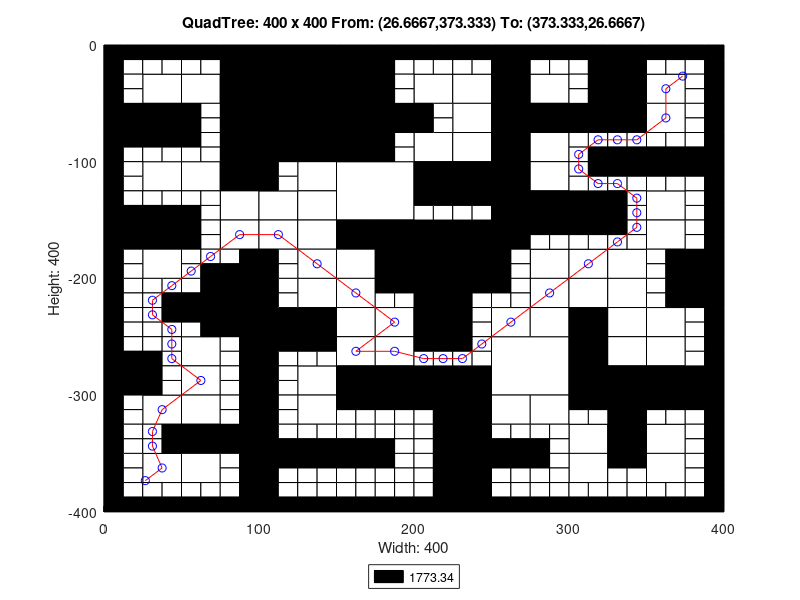

MATLAB code to generate this figure:
axis([0 400 -400 0]);
title('QuadTree: 400 x 400 From: (26.6667,373.333) To: (373.333,26.6667)');
xlabel('Width: 400');
ylabel('Height: 400');
rectangle('Position',[100 -50 50 50], 'FaceColor',[0 0 0]);
rectangle('Position',[100 -100 50 50], 'FaceColor',[0 0 0]);
rectangle('Position',[150 -150 50 50], 'FaceColor',[1 1 1]);
rectangle('Position',[200 -200 50 50], 'FaceColor',[0 0 0]);
rectangle('Position',[250 -300 50 50], 'FaceColor',[1 1 1]);
rectangle('Position',[25 -50 25 25], 'FaceColor',[1 1 1]);
rectangle('Position',[75 -25 25 25], 'FaceColor',[0 0 0]);
rectangle('Position',[50 -50 25 25], 'FaceColor',[1 1 1]);
rectangle('Position',[75 -50 25 25], 'FaceColor',[0 0 0]);
rectangle('Position',[0 -75 25 25], 'FaceColor',[0 0 0]);
rectangle('Position',[25 -75 25 25], 'FaceColor',[0 0 0]);
rectangle('Position',[75 -75 25 25], 'FaceColor',[0 0 0]);
rectangle('Position',[75 -100 25 25], 'FaceColor',[0 0 0]);
rectangle('Position',[150 -25 25 25], 'FaceColor',[0 0 0]);
rectangle('Position',[150 -50 25 25], 'FaceColor',[0 0 0]);
rectangle('Position',[150 -75 25 25], 'FaceColor',[0 0 0]);
rectangle('Position',[175 -75 25 25], 'FaceColor',[0 0 0]);
rectangle('Position',[150 -100 25 25], 'FaceColor',[0 0 0]);
rectangle('Position',[25 -125 25 25], 'FaceColor',[1 1 1]);
rectangle('Position',[50 -125 25 25], 'FaceColor',[1 1 1]);
rectangle('Position',[75 -125 25 25], 'FaceColor',[0 0 0]);
rectangle('Position',[75 -150 25 25], 'FaceColor',[1 1 1]);
rectangle('Position',[0 -175 25 25], 'FaceColor',[0 0 0]);
rectangle('Position',[25 -175 25 25], 'FaceColor',[0 0 0]);
rectangle('Position',[25 -200 25 25], 'FaceColor',[1 1 1]);
rectangle('Position',[75 -175 25 25], 'FaceColor',[1 1 1]);
rectangle('Position',[125 -125 25 25], 'FaceColor',[1 1 1]);
rectangle('Position',[100 -150 25 25], 'FaceColor',[1 1 1]);
rectangle('Position',[125 -150 25 25], 'FaceColor',[1 1 1]);
rectangle('Position',[100 -175 25 25], 'FaceColor',[1 1 1]);
rectangle('Position',[125 -175 25 25], 'FaceColor',[1 1 1]);
rectangle('Position',[125 -200 25 25], 'FaceColor',[1 1 1]);
rectangle('Position',[150 -175 25 25], 'FaceColor',[0 0 0]);
rectangle('Position',[175 -175 25 25], 'FaceColor',[0 0 0]);
rectangle('Position',[150 -200 25 25], 'FaceColor',[1 1 1]);
rectangle('Position',[175 -200 25 25], 'FaceColor',[0 0 0]);
rectangle('Position',[200 -50 25 25], 'FaceColor',[1 1 1]);
rectangle('Position',[225 -50 25 25], 'FaceColor',[1 1 1]);
rectangle('Position',[250 -25 25 25], 'FaceColor',[0 0 0]);
rectangle('Position',[250 -50 25 25], 'FaceColor',[0 0 0]);
rectangle('Position',[275 -50 25 25], 'FaceColor',[1 1 1]);
rectangle('Position',[225 -75 25 25], 'FaceColor',[1 1 1]);
rectangle('Position',[200 -100 25 25], 'FaceColor',[1 1 1]);
rectangle('Position',[225 -100 25 25], 'FaceColor',[1 1 1]);
rectangle('Position',[250 -75 25 25], 'FaceColor',[0 0 0]);
rectangle('Position',[275 -75 25 25], 'FaceColor',[0 0 0]);
rectangle('Position',[250 -100 25 25], 'FaceColor',[0 0 0]);
rectangle('Position',[275 -100 25 25], 'FaceColor',[1 1 1]);
rectangle('Position',[325 -25 25 25], 'FaceColor',[0 0 0]);
rectangle('Position',[325 -50 25 25], 'FaceColor',[0 0 0]);
rectangle('Position',[350 -50 25 25], 'FaceColor',[1 1 1]);
rectangle('Position',[300 -75 25 25], 'FaceColor',[0 0 0]);
rectangle('Position',[325 -75 25 25], 'FaceColor',[0 0 0]);
rectangle('Position',[350 -75 25 25], 'FaceColor',[1 1 1]);
rectangle('Position',[200 -125 25 25], 'FaceColor',[0 0 0]);
rectangle('Position',[225 -125 25 25], 'FaceColor',[0 0 0]);
rectangle('Position',[250 -125 25 25], 'FaceColor',[0 0 0]);
rectangle('Position',[275 -125 25 25], 'FaceColor',[1 1 1]);
rectangle('Position',[250 -150 25 25], 'FaceColor',[0 0 0]);
rectangle('Position',[275 -150 25 25], 'FaceColor',[0 0 0]);
rectangle('Position',[250 -175 25 25], 'FaceColor',[0 0 0]);
rectangle('Position',[275 -200 25 25], 'FaceColor',[1 1 1]);
rectangle('Position',[300 -150 25 25], 'FaceColor',[0 0 0]);
rectangle('Position',[350 -150 25 25], 'FaceColor',[1 1 1]);
rectangle('Position',[300 -200 25 25], 'FaceColor',[1 1 1]);
rectangle('Position',[325 -200 25 25], 'FaceColor',[1 1 1]);
rectangle('Position',[350 -175 25 25], 'FaceColor',[1 1 1]);
rectangle('Position',[375 -200 25 25], 'FaceColor',[0 0 0]);
rectangle('Position',[75 -225 25 25], 'FaceColor',[0 0 0]);
rectangle('Position',[75 -250 25 25], 'FaceColor',[0 0 0]);
rectangle('Position',[0 -300 25 25], 'FaceColor',[0 0 0]);
rectangle('Position',[50 -275 25 25], 'FaceColor',[1 1 1]);
rectangle('Position',[50 -300 25 25], 'FaceColor',[1 1 1]);
rectangle('Position',[125 -225 25 25], 'FaceColor',[1 1 1]);
rectangle('Position',[100 -250 25 25], 'FaceColor',[0 0 0]);
rectangle('Position',[125 -250 25 25], 'FaceColor',[0 0 0]);
rectangle('Position',[150 -225 25 25], 'FaceColor',[1 1 1]);
rectangle('Position',[150 -250 25 25], 'FaceColor',[1 1 1]);
rectangle('Position',[175 -250 25 25], 'FaceColor',[1 1 1]);
rectangle('Position',[125 -300 25 25], 'FaceColor',[1 1 1]);
rectangle('Position',[150 -275 25 25], 'FaceColor',[1 1 1]);
rectangle('Position',[175 -275 25 25], 'FaceColor',[1 1 1]);
rectangle('Position',[150 -300 25 25], 'FaceColor',[0 0 0]);
rectangle('Position',[175 -300 25 25], 'FaceColor',[0 0 0]);
rectangle('Position',[25 -325 25 25], 'FaceColor',[1 1 1]);
rectangle('Position',[50 -325 25 25], 'FaceColor',[1 1 1]);
rectangle('Position',[50 -350 25 25], 'FaceColor',[0 0 0]);
rectangle('Position',[75 -350 25 25], 'FaceColor',[0 0 0]);
rectangle('Position',[25 -375 25 25], 'FaceColor',[1 1 1]);
rectangle('Position',[50 -375 25 25], 'FaceColor',[1 1 1]);
rectangle('Position',[125 -325 25 25], 'FaceColor',[1 1 1]);
rectangle('Position',[200 -225 25 25], 'FaceColor',[0 0 0]);
rectangle('Position',[200 -250 25 25], 'FaceColor',[0 0 0]);
rectangle('Position',[275 -225 25 25], 'FaceColor',[1 1 1]);
rectangle('Position',[250 -250 25 25], 'FaceColor',[1 1 1]);
rectangle('Position',[275 -250 25 25], 'FaceColor',[1 1 1]);
rectangle('Position',[200 -300 25 25], 'FaceColor',[0 0 0]);
rectangle('Position',[225 -300 25 25], 'FaceColor',[0 0 0]);
rectangle('Position',[300 -225 25 25], 'FaceColor',[1 1 1]);
rectangle('Position',[325 -225 25 25], 'FaceColor',[1 1 1]);
rectangle('Position',[300 -250 25 25], 'FaceColor',[0 0 0]);
rectangle('Position',[325 -250 25 25], 'FaceColor',[1 1 1]);
rectangle('Position',[375 -225 25 25], 'FaceColor',[0 0 0]);
rectangle('Position',[350 -250 25 25], 'FaceColor',[1 1 1]);
rectangle('Position',[300 -275 25 25], 'FaceColor',[0 0 0]);
rectangle('Position',[325 -275 25 25], 'FaceColor',[1 1 1]);
rectangle('Position',[300 -300 25 25], 'FaceColor',[0 0 0]);
rectangle('Position',[325 -300 25 25], 'FaceColor',[0 0 0]);
rectangle('Position',[350 -275 25 25], 'FaceColor',[1 1 1]);
rectangle('Position',[350 -300 25 25], 'FaceColor',[0 0 0]);
rectangle('Position',[375 -300 25 25], 'FaceColor',[0 0 0]);
rectangle('Position',[225 -325 25 25], 'FaceColor',[0 0 0]);
rectangle('Position',[225 -350 25 25], 'FaceColor',[0 0 0]);
rectangle('Position',[250 -325 25 25], 'FaceColor',[1 1 1]);
rectangle('Position',[275 -325 25 25], 'FaceColor',[1 1 1]);
rectangle('Position',[225 -375 25 25], 'FaceColor',[0 0 0]);
rectangle('Position',[225 -400 25 25], 'FaceColor',[0 0 0]);
rectangle('Position',[325 -325 25 25], 'FaceColor',[0 0 0]);
rectangle('Position',[300 -350 25 25], 'FaceColor',[1 1 1]);
rectangle('Position',[325 -350 25 25], 'FaceColor',[0 0 0]);
rectangle('Position',[350 -350 25 25], 'FaceColor',[1 1 1]);
rectangle('Position',[300 -375 25 25], 'FaceColor',[1 1 1]);
rectangle('Position',[350 -375 25 25], 'FaceColor',[1 1 1]);
rectangle('Position',[0 -12.5 12.5 12.5], 'FaceColor',[0 0 0]);
rectangle('Position',[12.5 -12.5 12.5 12.5], 'FaceColor',[0 0 0]);
rectangle('Position',[0 -25 12.5 12.5], 'FaceColor',[0 0 0]);
rectangle('Position',[12.5 -25 12.5 12.5], 'FaceColor',[1 1 1]);
rectangle('Position',[25 -12.5 12.5 12.5], 'FaceColor',[0 0 0]);
rectangle('Position',[37.5 -12.5 12.5 12.5], 'FaceColor',[0 0 0]);
rectangle('Position',[25 -25 12.5 12.5], 'FaceColor',[1 1 1]);
rectangle('Position',[37.5 -25 12.5 12.5], 'FaceColor',[1 1 1]);
rectangle('Position',[0 -37.5 12.5 12.5], 'FaceColor',[0 0 0]);
rectangle('Position',[12.5 -37.5 12.5 12.5], 'FaceColor',[1 1 1]);
rectangle('Position',[0 -50 12.5 12.5], 'FaceColor',[0 0 0]);
rectangle('Position',[12.5 -50 12.5 12.5], 'FaceColor',[1 1 1]);
rectangle('Position',[50 -12.5 12.5 12.5], 'FaceColor',[0 0 0]);
rectangle('Position',[62.5 -12.5 12.5 12.5], 'FaceColor',[0 0 0]);
rectangle('Position',[50 -25 12.5 12.5], 'FaceColor',[1 1 1]);
rectangle('Position',[62.5 -25 12.5 12.5], 'FaceColor',[1 1 1]);
rectangle('Position',[0 -87.5 12.5 12.5], 'FaceColor',[0 0 0]);
rectangle('Position',[12.5 -87.5 12.5 12.5], 'FaceColor',[0 0 0]);
rectangle('Position',[0 -100 12.5 12.5], 'FaceColor',[0 0 0]);
rectangle('Position',[12.5 -100 12.5 12.5], 'FaceColor',[1 1 1]);
rectangle('Position',[25 -87.5 12.5 12.5], 'FaceColor',[0 0 0]);
rectangle('Position',[37.5 -87.5 12.5 12.5], 'FaceColor',[0 0 0]);
rectangle('Position',[25 -100 12.5 12.5], 'FaceColor',[1 1 1]);
rectangle('Position',[37.5 -100 12.5 12.5], 'FaceColor',[1 1 1]);
rectangle('Position',[50 -62.5 12.5 12.5], 'FaceColor',[0 0 0]);
rectangle('Position',[62.5 -62.5 12.5 12.5], 'FaceColor',[1 1 1]);
rectangle('Position',[50 -75 12.5 12.5], 'FaceColor',[0 0 0]);
rectangle('Position',[62.5 -75 12.5 12.5], 'FaceColor',[1 1 1]);
rectangle('Position',[50 -87.5 12.5 12.5], 'FaceColor',[0 0 0]);
rectangle('Position',[62.5 -87.5 12.5 12.5], 'FaceColor',[1 1 1]);
rectangle('Position',[50 -100 12.5 12.5], 'FaceColor',[1 1 1]);
rectangle('Position',[62.5 -100 12.5 12.5], 'FaceColor',[1 1 1]);
rectangle('Position',[175 -12.5 12.5 12.5], 'FaceColor',[0 0 0]);
rectangle('Position',[187.5 -12.5 12.5 12.5], 'FaceColor',[0 0 0]);
rectangle('Position',[175 -25 12.5 12.5], 'FaceColor',[0 0 0]);
rectangle('Position',[187.5 -25 12.5 12.5], 'FaceColor',[1 1 1]);
rectangle('Position',[175 -37.5 12.5 12.5], 'FaceColor',[0 0 0]);
rectangle('Position',[187.5 -37.5 12.5 12.5], 'FaceColor',[1 1 1]);
rectangle('Position',[175 -50 12.5 12.5], 'FaceColor',[0 0 0]);
rectangle('Position',[187.5 -50 12.5 12.5], 'FaceColor',[1 1 1]);
rectangle('Position',[175 -87.5 12.5 12.5], 'FaceColor',[0 0 0]);
rectangle('Position',[187.5 -87.5 12.5 12.5], 'FaceColor',[1 1 1]);
rectangle('Position',[175 -100 12.5 12.5], 'FaceColor',[0 0 0]);
rectangle('Position',[187.5 -100 12.5 12.5], 'FaceColor',[1 1 1]);
rectangle('Position',[0 -112.5 12.5 12.5], 'FaceColor',[0 0 0]);
rectangle('Position',[12.5 -112.5 12.5 12.5], 'FaceColor',[1 1 1]);
rectangle('Position',[0 -125 12.5 12.5], 'FaceColor',[0 0 0]);
rectangle('Position',[12.5 -125 12.5 12.5], 'FaceColor',[1 1 1]);
rectangle('Position',[0 -137.5 12.5 12.5], 'FaceColor',[0 0 0]);
rectangle('Position',[12.5 -137.5 12.5 12.5], 'FaceColor',[1 1 1]);
rectangle('Position',[0 -150 12.5 12.5], 'FaceColor',[0 0 0]);
rectangle('Position',[12.5 -150 12.5 12.5], 'FaceColor',[0 0 0]);
rectangle('Position',[25 -137.5 12.5 12.5], 'FaceColor',[1 1 1]);
rectangle('Position',[37.5 -137.5 12.5 12.5], 'FaceColor',[1 1 1]);
rectangle('Position',[25 -150 12.5 12.5], 'FaceColor',[0 0 0]);
rectangle('Position',[37.5 -150 12.5 12.5], 'FaceColor',[0 0 0]);
rectangle('Position',[50 -137.5 12.5 12.5], 'FaceColor',[1 1 1]);
rectangle('Position',[62.5 -137.5 12.5 12.5], 'FaceColor',[1 1 1]);
rectangle('Position',[50 -150 12.5 12.5], 'FaceColor',[0 0 0]);
rectangle('Position',[62.5 -150 12.5 12.5], 'FaceColor',[1 1 1]);
rectangle('Position',[0 -187.5 12.5 12.5], 'FaceColor',[0 0 0]);
rectangle('Position',[12.5 -187.5 12.5 12.5], 'FaceColor',[1 1 1]);
rectangle('Position',[0 -200 12.5 12.5], 'FaceColor',[0 0 0]);
rectangle('Position',[12.5 -200 12.5 12.5], 'FaceColor',[1 1 1]);
rectangle('Position',[50 -162.5 12.5 12.5], 'FaceColor',[0 0 0]);
rectangle('Position',[62.5 -162.5 12.5 12.5], 'FaceColor',[1 1 1]);
rectangle('Position',[50 -175 12.5 12.5], 'FaceColor',[0 0 0]);
rectangle('Position',[62.5 -175 12.5 12.5], 'FaceColor',[1 1 1]);
rectangle('Position',[50 -187.5 12.5 12.5], 'FaceColor',[1 1 1]);
rectangle('Position',[62.5 -187.5 12.5 12.5], 'FaceColor',[1 1 1]);
rectangle('Position',[50 -200 12.5 12.5], 'FaceColor',[1 1 1]);
rectangle('Position',[62.5 -200 12.5 12.5], 'FaceColor',[0 0 0]);
rectangle('Position',[75 -187.5 12.5 12.5], 'FaceColor',[1 1 1]);
rectangle('Position',[87.5 -187.5 12.5 12.5], 'FaceColor',[0 0 0]);
rectangle('Position',[75 -200 12.5 12.5], 'FaceColor',[0 0 0]);
rectangle('Position',[87.5 -200 12.5 12.5], 'FaceColor',[0 0 0]);
rectangle('Position',[100 -112.5 12.5 12.5], 'FaceColor',[0 0 0]);
rectangle('Position',[112.5 -112.5 12.5 12.5], 'FaceColor',[1 1 1]);
rectangle('Position',[100 -125 12.5 12.5], 'FaceColor',[0 0 0]);
rectangle('Position',[112.5 -125 12.5 12.5], 'FaceColor',[1 1 1]);
rectangle('Position',[100 -187.5 12.5 12.5], 'FaceColor',[0 0 0]);
rectangle('Position',[112.5 -187.5 12.5 12.5], 'FaceColor',[1 1 1]);
rectangle('Position',[100 -200 12.5 12.5], 'FaceColor',[0 0 0]);
rectangle('Position',[112.5 -200 12.5 12.5], 'FaceColor',[1 1 1]);
rectangle('Position',[200 -12.5 12.5 12.5], 'FaceColor',[0 0 0]);
rectangle('Position',[212.5 -12.5 12.5 12.5], 'FaceColor',[0 0 0]);
rectangle('Position',[200 -25 12.5 12.5], 'FaceColor',[1 1 1]);
rectangle('Position',[212.5 -25 12.5 12.5], 'FaceColor',[1 1 1]);
rectangle('Position',[225 -12.5 12.5 12.5], 'FaceColor',[0 0 0]);
rectangle('Position',[237.5 -12.5 12.5 12.5], 'FaceColor',[0 0 0]);
rectangle('Position',[225 -25 12.5 12.5], 'FaceColor',[1 1 1]);
rectangle('Position',[237.5 -25 12.5 12.5], 'FaceColor',[1 1 1]);
rectangle('Position',[275 -12.5 12.5 12.5], 'FaceColor',[0 0 0]);
rectangle('Position',[287.5 -12.5 12.5 12.5], 'FaceColor',[0 0 0]);
rectangle('Position',[275 -25 12.5 12.5], 'FaceColor',[1 1 1]);
rectangle('Position',[287.5 -25 12.5 12.5], 'FaceColor',[1 1 1]);
rectangle('Position',[200 -62.5 12.5 12.5], 'FaceColor',[0 0 0]);
rectangle('Position',[212.5 -62.5 12.5 12.5], 'FaceColor',[1 1 1]);
rectangle('Position',[200 -75 12.5 12.5], 'FaceColor',[0 0 0]);
rectangle('Position',[212.5 -75 12.5 12.5], 'FaceColor',[1 1 1]);
rectangle('Position',[300 -12.5 12.5 12.5], 'FaceColor',[0 0 0]);
rectangle('Position',[312.5 -12.5 12.5 12.5], 'FaceColor',[0 0 0]);
rectangle('Position',[300 -25 12.5 12.5], 'FaceColor',[1 1 1]);
rectangle('Position',[312.5 -25 12.5 12.5], 'FaceColor',[0 0 0]);
rectangle('Position',[300 -37.5 12.5 12.5], 'FaceColor',[1 1 1]);
rectangle('Position',[312.5 -37.5 12.5 12.5], 'FaceColor',[0 0 0]);
rectangle('Position',[300 -50 12.5 12.5], 'FaceColor',[1 1 1]);
rectangle('Position',[312.5 -50 12.5 12.5], 'FaceColor',[0 0 0]);
rectangle('Position',[350 -12.5 12.5 12.5], 'FaceColor',[0 0 0]);
rectangle('Position',[362.5 -12.5 12.5 12.5], 'FaceColor',[0 0 0]);
rectangle('Position',[350 -25 12.5 12.5], 'FaceColor',[1 1 1]);
rectangle('Position',[362.5 -25 12.5 12.5], 'FaceColor',[1 1 1]);
rectangle('Position',[375 -12.5 12.5 12.5], 'FaceColor',[0 0 0]);
rectangle('Position',[387.5 -12.5 12.5 12.5], 'FaceColor',[0 0 0]);
rectangle('Position',[375 -25 12.5 12.5], 'FaceColor',[1 1 1]);
rectangle('Position',[387.5 -25 12.5 12.5], 'FaceColor',[0 0 0]);
rectangle('Position',[375 -37.5 12.5 12.5], 'FaceColor',[1 1 1]);
rectangle('Position',[387.5 -37.5 12.5 12.5], 'FaceColor',[0 0 0]);
rectangle('Position',[375 -50 12.5 12.5], 'FaceColor',[1 1 1]);
rectangle('Position',[387.5 -50 12.5 12.5], 'FaceColor',[0 0 0]);
rectangle('Position',[300 -87.5 12.5 12.5], 'FaceColor',[1 1 1]);
rectangle('Position',[312.5 -87.5 12.5 12.5], 'FaceColor',[1 1 1]);
rectangle('Position',[300 -100 12.5 12.5], 'FaceColor',[1 1 1]);
rectangle('Position',[312.5 -100 12.5 12.5], 'FaceColor',[0 0 0]);
rectangle('Position',[325 -87.5 12.5 12.5], 'FaceColor',[1 1 1]);
rectangle('Position',[337.5 -87.5 12.5 12.5], 'FaceColor',[1 1 1]);
rectangle('Position',[325 -100 12.5 12.5], 'FaceColor',[0 0 0]);
rectangle('Position',[337.5 -100 12.5 12.5], 'FaceColor',[0 0 0]);
rectangle('Position',[375 -62.5 12.5 12.5], 'FaceColor',[1 1 1]);
rectangle('Position',[387.5 -62.5 12.5 12.5], 'FaceColor',[0 0 0]);
rectangle('Position',[375 -75 12.5 12.5], 'FaceColor',[1 1 1]);
rectangle('Position',[387.5 -75 12.5 12.5], 'FaceColor',[0 0 0]);
rectangle('Position',[350 -87.5 12.5 12.5], 'FaceColor',[1 1 1]);
rectangle('Position',[362.5 -87.5 12.5 12.5], 'FaceColor',[1 1 1]);
rectangle('Position',[350 -100 12.5 12.5], 'FaceColor',[0 0 0]);
rectangle('Position',[362.5 -100 12.5 12.5], 'FaceColor',[0 0 0]);
rectangle('Position',[375 -87.5 12.5 12.5], 'FaceColor',[1 1 1]);
rectangle('Position',[387.5 -87.5 12.5 12.5], 'FaceColor',[0 0 0]);
rectangle('Position',[375 -100 12.5 12.5], 'FaceColor',[0 0 0]);
rectangle('Position',[387.5 -100 12.5 12.5], 'FaceColor',[0 0 0]);
rectangle('Position',[200 -137.5 12.5 12.5], 'FaceColor',[0 0 0]);
rectangle('Position',[212.5 -137.5 12.5 12.5], 'FaceColor',[0 0 0]);
rectangle('Position',[200 -150 12.5 12.5], 'FaceColor',[1 1 1]);
rectangle('Position',[212.5 -150 12.5 12.5], 'FaceColor',[1 1 1]);
rectangle('Position',[225 -137.5 12.5 12.5], 'FaceColor',[0 0 0]);
rectangle('Position',[237.5 -137.5 12.5 12.5], 'FaceColor',[0 0 0]);
rectangle('Position',[225 -150 12.5 12.5], 'FaceColor',[1 1 1]);
rectangle('Position',[237.5 -150 12.5 12.5], 'FaceColor',[1 1 1]);
rectangle('Position',[275 -162.5 12.5 12.5], 'FaceColor',[0 0 0]);
rectangle('Position',[287.5 -162.5 12.5 12.5], 'FaceColor',[0 0 0]);
rectangle('Position',[275 -175 12.5 12.5], 'FaceColor',[1 1 1]);
rectangle('Position',[287.5 -175 12.5 12.5], 'FaceColor',[1 1 1]);
rectangle('Position',[250 -187.5 12.5 12.5], 'FaceColor',[0 0 0]);
rectangle('Position',[262.5 -187.5 12.5 12.5], 'FaceColor',[1 1 1]);
rectangle('Position',[250 -200 12.5 12.5], 'FaceColor',[0 0 0]);
rectangle('Position',[262.5 -200 12.5 12.5], 'FaceColor',[1 1 1]);
rectangle('Position',[300 -112.5 12.5 12.5], 'FaceColor',[1 1 1]);
rectangle('Position',[312.5 -112.5 12.5 12.5], 'FaceColor',[0 0 0]);
rectangle('Position',[300 -125 12.5 12.5], 'FaceColor',[1 1 1]);
rectangle('Position',[312.5 -125 12.5 12.5], 'FaceColor',[1 1 1]);
rectangle('Position',[325 -112.5 12.5 12.5], 'FaceColor',[0 0 0]);
rectangle('Position',[337.5 -112.5 12.5 12.5], 'FaceColor',[0 0 0]);
rectangle('Position',[325 -125 12.5 12.5], 'FaceColor',[1 1 1]);
rectangle('Position',[337.5 -125 12.5 12.5], 'FaceColor',[1 1 1]);
rectangle('Position',[325 -137.5 12.5 12.5], 'FaceColor',[0 0 0]);
rectangle('Position',[337.5 -137.5 12.5 12.5], 'FaceColor',[1 1 1]);
rectangle('Position',[325 -150 12.5 12.5], 'FaceColor',[0 0 0]);
rectangle('Position',[337.5 -150 12.5 12.5], 'FaceColor',[1 1 1]);
rectangle('Position',[350 -112.5 12.5 12.5], 'FaceColor',[0 0 0]);
rectangle('Position',[362.5 -112.5 12.5 12.5], 'FaceColor',[0 0 0]);
rectangle('Position',[350 -125 12.5 12.5], 'FaceColor',[1 1 1]);
rectangle('Position',[362.5 -125 12.5 12.5], 'FaceColor',[1 1 1]);
rectangle('Position',[375 -112.5 12.5 12.5], 'FaceColor',[0 0 0]);
rectangle('Position',[387.5 -112.5 12.5 12.5], 'FaceColor',[0 0 0]);
rectangle('Position',[375 -125 12.5 12.5], 'FaceColor',[1 1 1]);
rectangle('Position',[387.5 -125 12.5 12.5], 'FaceColor',[0 0 0]);
rectangle('Position',[375 -137.5 12.5 12.5], 'FaceColor',[1 1 1]);
rectangle('Position',[387.5 -137.5 12.5 12.5], 'FaceColor',[0 0 0]);
rectangle('Position',[375 -150 12.5 12.5], 'FaceColor',[1 1 1]);
rectangle('Position',[387.5 -150 12.5 12.5], 'FaceColor',[0 0 0]);
rectangle('Position',[300 -162.5 12.5 12.5], 'FaceColor',[0 0 0]);
rectangle('Position',[312.5 -162.5 12.5 12.5], 'FaceColor',[0 0 0]);
rectangle('Position',[300 -175 12.5 12.5], 'FaceColor',[1 1 1]);
rectangle('Position',[312.5 -175 12.5 12.5], 'FaceColor',[1 1 1]);
rectangle('Position',[325 -162.5 12.5 12.5], 'FaceColor',[0 0 0]);
rectangle('Position',[337.5 -162.5 12.5 12.5], 'FaceColor',[1 1 1]);
rectangle('Position',[325 -175 12.5 12.5], 'FaceColor',[1 1 1]);
rectangle('Position',[337.5 -175 12.5 12.5], 'FaceColor',[1 1 1]);
rectangle('Position',[375 -162.5 12.5 12.5], 'FaceColor',[1 1 1]);
rectangle('Position',[387.5 -162.5 12.5 12.5], 'FaceColor',[0 0 0]);
rectangle('Position',[375 -175 12.5 12.5], 'FaceColor',[1 1 1]);
rectangle('Position',[387.5 -175 12.5 12.5], 'FaceColor',[0 0 0]);
rectangle('Position',[350 -187.5 12.5 12.5], 'FaceColor',[1 1 1]);
rectangle('Position',[362.5 -187.5 12.5 12.5], 'FaceColor',[0 0 0]);
rectangle('Position',[350 -200 12.5 12.5], 'FaceColor',[1 1 1]);
rectangle('Position',[362.5 -200 12.5 12.5], 'FaceColor',[0 0 0]);
rectangle('Position',[0 -212.5 12.5 12.5], 'FaceColor',[0 0 0]);
rectangle('Position',[12.5 -212.5 12.5 12.5], 'FaceColor',[1 1 1]);
rectangle('Position',[0 -225 12.5 12.5], 'FaceColor',[0 0 0]);
rectangle('Position',[12.5 -225 12.5 12.5], 'FaceColor',[1 1 1]);
rectangle('Position',[25 -212.5 12.5 12.5], 'FaceColor',[1 1 1]);
rectangle('Position',[37.5 -212.5 12.5 12.5], 'FaceColor',[1 1 1]);
rectangle('Position',[25 -225 12.5 12.5], 'FaceColor',[1 1 1]);
rectangle('Position',[37.5 -225 12.5 12.5], 'FaceColor',[0 0 0]);
rectangle('Position',[0 -237.5 12.5 12.5], 'FaceColor',[0 0 0]);
rectangle('Position',[12.5 -237.5 12.5 12.5], 'FaceColor',[1 1 1]);
rectangle('Position',[0 -250 12.5 12.5], 'FaceColor',[0 0 0]);
rectangle('Position',[12.5 -250 12.5 12.5], 'FaceColor',[1 1 1]);
rectangle('Position',[25 -237.5 12.5 12.5], 'FaceColor',[1 1 1]);
rectangle('Position',[37.5 -237.5 12.5 12.5], 'FaceColor',[0 0 0]);
rectangle('Position',[25 -250 12.5 12.5], 'FaceColor',[1 1 1]);
rectangle('Position',[37.5 -250 12.5 12.5], 'FaceColor',[1 1 1]);
rectangle('Position',[50 -212.5 12.5 12.5], 'FaceColor',[1 1 1]);
rectangle('Position',[62.5 -212.5 12.5 12.5], 'FaceColor',[0 0 0]);
rectangle('Position',[50 -225 12.5 12.5], 'FaceColor',[0 0 0]);
rectangle('Position',[62.5 -225 12.5 12.5], 'FaceColor',[0 0 0]);
rectangle('Position',[50 -237.5 12.5 12.5], 'FaceColor',[0 0 0]);
rectangle('Position',[62.5 -237.5 12.5 12.5], 'FaceColor',[0 0 0]);
rectangle('Position',[50 -250 12.5 12.5], 'FaceColor',[1 1 1]);
rectangle('Position',[62.5 -250 12.5 12.5], 'FaceColor',[0 0 0]);
rectangle('Position',[0 -262.5 12.5 12.5], 'FaceColor',[0 0 0]);
rectangle('Position',[12.5 -262.5 12.5 12.5], 'FaceColor',[1 1 1]);
rectangle('Position',[0 -275 12.5 12.5], 'FaceColor',[0 0 0]);
rectangle('Position',[12.5 -275 12.5 12.5], 'FaceColor',[0 0 0]);
rectangle('Position',[25 -262.5 12.5 12.5], 'FaceColor',[1 1 1]);
rectangle('Position',[37.5 -262.5 12.5 12.5], 'FaceColor',[1 1 1]);
rectangle('Position',[25 -275 12.5 12.5], 'FaceColor',[0 0 0]);
rectangle('Position',[37.5 -275 12.5 12.5], 'FaceColor',[1 1 1]);
rectangle('Position',[25 -287.5 12.5 12.5], 'FaceColor',[0 0 0]);
rectangle('Position',[37.5 -287.5 12.5 12.5], 'FaceColor',[1 1 1]);
rectangle('Position',[25 -300 12.5 12.5], 'FaceColor',[0 0 0]);
rectangle('Position',[37.5 -300 12.5 12.5], 'FaceColor',[1 1 1]);
rectangle('Position',[75 -262.5 12.5 12.5], 'FaceColor',[1 1 1]);
rectangle('Position',[87.5 -262.5 12.5 12.5], 'FaceColor',[0 0 0]);
rectangle('Position',[75 -275 12.5 12.5], 'FaceColor',[1 1 1]);
rectangle('Position',[87.5 -275 12.5 12.5], 'FaceColor',[0 0 0]);
rectangle('Position',[75 -287.5 12.5 12.5], 'FaceColor',[1 1 1]);
rectangle('Position',[87.5 -287.5 12.5 12.5], 'FaceColor',[0 0 0]);
rectangle('Position',[75 -300 12.5 12.5], 'FaceColor',[1 1 1]);
rectangle('Position',[87.5 -300 12.5 12.5], 'FaceColor',[0 0 0]);
rectangle('Position',[100 -212.5 12.5 12.5], 'FaceColor',[0 0 0]);
rectangle('Position',[112.5 -212.5 12.5 12.5], 'FaceColor',[1 1 1]);
rectangle('Position',[100 -225 12.5 12.5], 'FaceColor',[0 0 0]);
rectangle('Position',[112.5 -225 12.5 12.5], 'FaceColor',[1 1 1]);
rectangle('Position',[175 -212.5 12.5 12.5], 'FaceColor',[0 0 0]);
rectangle('Position',[187.5 -212.5 12.5 12.5], 'FaceColor',[0 0 0]);
rectangle('Position',[175 -225 12.5 12.5], 'FaceColor',[1 1 1]);
rectangle('Position',[187.5 -225 12.5 12.5], 'FaceColor',[1 1 1]);
rectangle('Position',[100 -262.5 12.5 12.5], 'FaceColor',[0 0 0]);
rectangle('Position',[112.5 -262.5 12.5 12.5], 'FaceColor',[0 0 0]);
rectangle('Position',[100 -275 12.5 12.5], 'FaceColor',[0 0 0]);
rectangle('Position',[112.5 -275 12.5 12.5], 'FaceColor',[1 1 1]);
rectangle('Position',[125 -262.5 12.5 12.5], 'FaceColor',[0 0 0]);
rectangle('Position',[137.5 -262.5 12.5 12.5], 'FaceColor',[0 0 0]);
rectangle('Position',[125 -275 12.5 12.5], 'FaceColor',[1 1 1]);
rectangle('Position',[137.5 -275 12.5 12.5], 'FaceColor',[1 1 1]);
rectangle('Position',[100 -287.5 12.5 12.5], 'FaceColor',[0 0 0]);
rectangle('Position',[112.5 -287.5 12.5 12.5], 'FaceColor',[1 1 1]);
rectangle('Position',[100 -300 12.5 12.5], 'FaceColor',[0 0 0]);
rectangle('Position',[112.5 -300 12.5 12.5], 'FaceColor',[1 1 1]);
rectangle('Position',[0 -312.5 12.5 12.5], 'FaceColor',[0 0 0]);
rectangle('Position',[12.5 -312.5 12.5 12.5], 'FaceColor',[1 1 1]);
rectangle('Position',[0 -325 12.5 12.5], 'FaceColor',[0 0 0]);
rectangle('Position',[12.5 -325 12.5 12.5], 'FaceColor',[1 1 1]);
rectangle('Position',[0 -337.5 12.5 12.5], 'FaceColor',[0 0 0]);
rectangle('Position',[12.5 -337.5 12.5 12.5], 'FaceColor',[1 1 1]);
rectangle('Position',[0 -350 12.5 12.5], 'FaceColor',[0 0 0]);
rectangle('Position',[12.5 -350 12.5 12.5], 'FaceColor',[1 1 1]);
rectangle('Position',[25 -337.5 12.5 12.5], 'FaceColor',[1 1 1]);
rectangle('Position',[37.5 -337.5 12.5 12.5], 'FaceColor',[0 0 0]);
rectangle('Position',[25 -350 12.5 12.5], 'FaceColor',[1 1 1]);
rectangle('Position',[37.5 -350 12.5 12.5], 'FaceColor',[0 0 0]);
rectangle('Position',[75 -312.5 12.5 12.5], 'FaceColor',[1 1 1]);
rectangle('Position',[87.5 -312.5 12.5 12.5], 'FaceColor',[0 0 0]);
rectangle('Position',[75 -325 12.5 12.5], 'FaceColor',[1 1 1]);
rectangle('Position',[87.5 -325 12.5 12.5], 'FaceColor',[0 0 0]);
rectangle('Position',[0 -362.5 12.5 12.5], 'FaceColor',[0 0 0]);
rectangle('Position',[12.5 -362.5 12.5 12.5], 'FaceColor',[1 1 1]);
rectangle('Position',[0 -375 12.5 12.5], 'FaceColor',[0 0 0]);
rectangle('Position',[12.5 -375 12.5 12.5], 'FaceColor',[1 1 1]);
rectangle('Position',[0 -387.5 12.5 12.5], 'FaceColor',[0 0 0]);
rectangle('Position',[12.5 -387.5 12.5 12.5], 'FaceColor',[1 1 1]);
rectangle('Position',[0 -400 12.5 12.5], 'FaceColor',[0 0 0]);
rectangle('Position',[12.5 -400 12.5 12.5], 'FaceColor',[0 0 0]);
rectangle('Position',[25 -387.5 12.5 12.5], 'FaceColor',[1 1 1]);
rectangle('Position',[37.5 -387.5 12.5 12.5], 'FaceColor',[1 1 1]);
rectangle('Position',[25 -400 12.5 12.5], 'FaceColor',[0 0 0]);
rectangle('Position',[37.5 -400 12.5 12.5], 'FaceColor',[0 0 0]);
rectangle('Position',[75 -362.5 12.5 12.5], 'FaceColor',[1 1 1]);
rectangle('Position',[87.5 -362.5 12.5 12.5], 'FaceColor',[0 0 0]);
rectangle('Position',[75 -375 12.5 12.5], 'FaceColor',[1 1 1]);
rectangle('Position',[87.5 -375 12.5 12.5], 'FaceColor',[0 0 0]);
rectangle('Position',[50 -387.5 12.5 12.5], 'FaceColor',[1 1 1]);
rectangle('Position',[62.5 -387.5 12.5 12.5], 'FaceColor',[1 1 1]);
rectangle('Position',[50 -400 12.5 12.5], 'FaceColor',[0 0 0]);
rectangle('Position',[62.5 -400 12.5 12.5], 'FaceColor',[0 0 0]);
rectangle('Position',[75 -387.5 12.5 12.5], 'FaceColor',[1 1 1]);
rectangle('Position',[87.5 -387.5 12.5 12.5], 'FaceColor',[0 0 0]);
rectangle('Position',[75 -400 12.5 12.5], 'FaceColor',[0 0 0]);
rectangle('Position',[87.5 -400 12.5 12.5], 'FaceColor',[0 0 0]);
rectangle('Position',[100 -312.5 12.5 12.5], 'FaceColor',[0 0 0]);
rectangle('Position',[112.5 -312.5 12.5 12.5], 'FaceColor',[1 1 1]);
rectangle('Position',[100 -325 12.5 12.5], 'FaceColor',[0 0 0]);
rectangle('Position',[112.5 -325 12.5 12.5], 'FaceColor',[1 1 1]);
rectangle('Position',[100 -337.5 12.5 12.5], 'FaceColor',[0 0 0]);
rectangle('Position',[112.5 -337.5 12.5 12.5], 'FaceColor',[1 1 1]);
rectangle('Position',[100 -350 12.5 12.5], 'FaceColor',[0 0 0]);
rectangle('Position',[112.5 -350 12.5 12.5], 'FaceColor',[0 0 0]);
rectangle('Position',[125 -337.5 12.5 12.5], 'FaceColor',[1 1 1]);
rectangle('Position',[137.5 -337.5 12.5 12.5], 'FaceColor',[1 1 1]);
rectangle('Position',[125 -350 12.5 12.5], 'FaceColor',[0 0 0]);
rectangle('Position',[137.5 -350 12.5 12.5], 'FaceColor',[0 0 0]);
rectangle('Position',[150 -312.5 12.5 12.5], 'FaceColor',[0 0 0]);
rectangle('Position',[162.5 -312.5 12.5 12.5], 'FaceColor',[0 0 0]);
rectangle('Position',[150 -325 12.5 12.5], 'FaceColor',[1 1 1]);
rectangle('Position',[162.5 -325 12.5 12.5], 'FaceColor',[1 1 1]);
rectangle('Position',[175 -312.5 12.5 12.5], 'FaceColor',[0 0 0]);
rectangle('Position',[187.5 -312.5 12.5 12.5], 'FaceColor',[0 0 0]);
rectangle('Position',[175 -325 12.5 12.5], 'FaceColor',[1 1 1]);
rectangle('Position',[187.5 -325 12.5 12.5], 'FaceColor',[1 1 1]);
rectangle('Position',[150 -337.5 12.5 12.5], 'FaceColor',[1 1 1]);
rectangle('Position',[162.5 -337.5 12.5 12.5], 'FaceColor',[1 1 1]);
rectangle('Position',[150 -350 12.5 12.5], 'FaceColor',[0 0 0]);
rectangle('Position',[162.5 -350 12.5 12.5], 'FaceColor',[0 0 0]);
rectangle('Position',[175 -337.5 12.5 12.5], 'FaceColor',[1 1 1]);
rectangle('Position',[187.5 -337.5 12.5 12.5], 'FaceColor',[1 1 1]);
rectangle('Position',[175 -350 12.5 12.5], 'FaceColor',[0 0 0]);
rectangle('Position',[187.5 -350 12.5 12.5], 'FaceColor',[1 1 1]);
rectangle('Position',[100 -362.5 12.5 12.5], 'FaceColor',[0 0 0]);
rectangle('Position',[112.5 -362.5 12.5 12.5], 'FaceColor',[0 0 0]);
rectangle('Position',[100 -375 12.5 12.5], 'FaceColor',[0 0 0]);
rectangle('Position',[112.5 -375 12.5 12.5], 'FaceColor',[1 1 1]);
rectangle('Position',[125 -362.5 12.5 12.5], 'FaceColor',[0 0 0]);
rectangle('Position',[137.5 -362.5 12.5 12.5], 'FaceColor',[0 0 0]);
rectangle('Position',[125 -375 12.5 12.5], 'FaceColor',[1 1 1]);
rectangle('Position',[137.5 -375 12.5 12.5], 'FaceColor',[1 1 1]);
rectangle('Position',[100 -387.5 12.5 12.5], 'FaceColor',[0 0 0]);
rectangle('Position',[112.5 -387.5 12.5 12.5], 'FaceColor',[1 1 1]);
rectangle('Position',[100 -400 12.5 12.5], 'FaceColor',[0 0 0]);
rectangle('Position',[112.5 -400 12.5 12.5], 'FaceColor',[0 0 0]);
rectangle('Position',[125 -387.5 12.5 12.5], 'FaceColor',[1 1 1]);
rectangle('Position',[137.5 -387.5 12.5 12.5], 'FaceColor',[1 1 1]);
rectangle('Position',[125 -400 12.5 12.5], 'FaceColor',[0 0 0]);
rectangle('Position',[137.5 -400 12.5 12.5], 'FaceColor',[0 0 0]);
rectangle('Position',[150 -362.5 12.5 12.5], 'FaceColor',[0 0 0]);
rectangle('Position',[162.5 -362.5 12.5 12.5], 'FaceColor',[0 0 0]);
rectangle('Position',[150 -375 12.5 12.5], 'FaceColor',[1 1 1]);
rectangle('Position',[162.5 -375 12.5 12.5], 'FaceColor',[1 1 1]);
rectangle('Position',[175 -362.5 12.5 12.5], 'FaceColor',[0 0 0]);
rectangle('Position',[187.5 -362.5 12.5 12.5], 'FaceColor',[1 1 1]);
rectangle('Position',[175 -375 12.5 12.5], 'FaceColor',[1 1 1]);
rectangle('Position',[187.5 -375 12.5 12.5], 'FaceColor',[1 1 1]);
rectangle('Position',[150 -387.5 12.5 12.5], 'FaceColor',[1 1 1]);
rectangle('Position',[162.5 -387.5 12.5 12.5], 'FaceColor',[1 1 1]);
rectangle('Position',[150 -400 12.5 12.5], 'FaceColor',[0 0 0]);
rectangle('Position',[162.5 -400 12.5 12.5], 'FaceColor',[0 0 0]);
rectangle('Position',[175 -387.5 12.5 12.5], 'FaceColor',[1 1 1]);
rectangle('Position',[187.5 -387.5 12.5 12.5], 'FaceColor',[1 1 1]);
rectangle('Position',[175 -400 12.5 12.5], 'FaceColor',[0 0 0]);
rectangle('Position',[187.5 -400 12.5 12.5], 'FaceColor',[0 0 0]);
rectangle('Position',[225 -212.5 12.5 12.5], 'FaceColor',[0 0 0]);
rectangle('Position',[237.5 -212.5 12.5 12.5], 'FaceColor',[0 0 0]);
rectangle('Position',[225 -225 12.5 12.5], 'FaceColor',[0 0 0]);
rectangle('Position',[237.5 -225 12.5 12.5], 'FaceColor',[1 1 1]);
rectangle('Position',[225 -237.5 12.5 12.5], 'FaceColor',[0 0 0]);
rectangle('Position',[237.5 -237.5 12.5 12.5], 'FaceColor',[1 1 1]);
rectangle('Position',[225 -250 12.5 12.5], 'FaceColor',[0 0 0]);
rectangle('Position',[237.5 -250 12.5 12.5], 'FaceColor',[1 1 1]);
rectangle('Position',[250 -212.5 12.5 12.5], 'FaceColor',[0 0 0]);
rectangle('Position',[262.5 -212.5 12.5 12.5], 'FaceColor',[1 1 1]);
rectangle('Position',[250 -225 12.5 12.5], 'FaceColor',[1 1 1]);
rectangle('Position',[262.5 -225 12.5 12.5], 'FaceColor',[1 1 1]);
rectangle('Position',[200 -262.5 12.5 12.5], 'FaceColor',[0 0 0]);
rectangle('Position',[212.5 -262.5 12.5 12.5], 'FaceColor',[0 0 0]);
rectangle('Position',[200 -275 12.5 12.5], 'FaceColor',[1 1 1]);
rectangle('Position',[212.5 -275 12.5 12.5], 'FaceColor',[1 1 1]);
rectangle('Position',[225 -262.5 12.5 12.5], 'FaceColor',[0 0 0]);
rectangle('Position',[237.5 -262.5 12.5 12.5], 'FaceColor',[1 1 1]);
rectangle('Position',[225 -275 12.5 12.5], 'FaceColor',[1 1 1]);
rectangle('Position',[237.5 -275 12.5 12.5], 'FaceColor',[1 1 1]);
rectangle('Position',[350 -212.5 12.5 12.5], 'FaceColor',[1 1 1]);
rectangle('Position',[362.5 -212.5 12.5 12.5], 'FaceColor',[0 0 0]);
rectangle('Position',[350 -225 12.5 12.5], 'FaceColor',[1 1 1]);
rectangle('Position',[362.5 -225 12.5 12.5], 'FaceColor',[0 0 0]);
rectangle('Position',[375 -237.5 12.5 12.5], 'FaceColor',[1 1 1]);
rectangle('Position',[387.5 -237.5 12.5 12.5], 'FaceColor',[0 0 0]);
rectangle('Position',[375 -250 12.5 12.5], 'FaceColor',[1 1 1]);
rectangle('Position',[387.5 -250 12.5 12.5], 'FaceColor',[0 0 0]);
rectangle('Position',[375 -262.5 12.5 12.5], 'FaceColor',[1 1 1]);
rectangle('Position',[387.5 -262.5 12.5 12.5], 'FaceColor',[0 0 0]);
rectangle('Position',[375 -275 12.5 12.5], 'FaceColor',[1 1 1]);
rectangle('Position',[387.5 -275 12.5 12.5], 'FaceColor',[0 0 0]);
rectangle('Position',[200 -312.5 12.5 12.5], 'FaceColor',[0 0 0]);
rectangle('Position',[212.5 -312.5 12.5 12.5], 'FaceColor',[0 0 0]);
rectangle('Position',[200 -325 12.5 12.5], 'FaceColor',[1 1 1]);
rectangle('Position',[212.5 -325 12.5 12.5], 'FaceColor',[0 0 0]);
rectangle('Position',[200 -337.5 12.5 12.5], 'FaceColor',[1 1 1]);
rectangle('Position',[212.5 -337.5 12.5 12.5], 'FaceColor',[0 0 0]);
rectangle('Position',[200 -350 12.5 12.5], 'FaceColor',[1 1 1]);
rectangle('Position',[212.5 -350 12.5 12.5], 'FaceColor',[0 0 0]);
rectangle('Position',[250 -337.5 12.5 12.5], 'FaceColor',[1 1 1]);
rectangle('Position',[262.5 -337.5 12.5 12.5], 'FaceColor',[1 1 1]);
rectangle('Position',[250 -350 12.5 12.5], 'FaceColor',[0 0 0]);
rectangle('Position',[262.5 -350 12.5 12.5], 'FaceColor',[0 0 0]);
rectangle('Position',[275 -337.5 12.5 12.5], 'FaceColor',[1 1 1]);
rectangle('Position',[287.5 -337.5 12.5 12.5], 'FaceColor',[1 1 1]);
rectangle('Position',[275 -350 12.5 12.5], 'FaceColor',[0 0 0]);
rectangle('Position',[287.5 -350 12.5 12.5], 'FaceColor',[1 1 1]);
rectangle('Position',[200 -362.5 12.5 12.5], 'FaceColor',[1 1 1]);
rectangle('Position',[212.5 -362.5 12.5 12.5], 'FaceColor',[0 0 0]);
rectangle('Position',[200 -375 12.5 12.5], 'FaceColor',[1 1 1]);
rectangle('Position',[212.5 -375 12.5 12.5], 'FaceColor',[0 0 0]);
rectangle('Position',[200 -387.5 12.5 12.5], 'FaceColor',[1 1 1]);
rectangle('Position',[212.5 -387.5 12.5 12.5], 'FaceColor',[0 0 0]);
rectangle('Position',[200 -400 12.5 12.5], 'FaceColor',[0 0 0]);
rectangle('Position',[212.5 -400 12.5 12.5], 'FaceColor',[0 0 0]);
rectangle('Position',[250 -362.5 12.5 12.5], 'FaceColor',[0 0 0]);
rectangle('Position',[262.5 -362.5 12.5 12.5], 'FaceColor',[0 0 0]);
rectangle('Position',[250 -375 12.5 12.5], 'FaceColor',[1 1 1]);
rectangle('Position',[262.5 -375 12.5 12.5], 'FaceColor',[1 1 1]);
rectangle('Position',[275 -362.5 12.5 12.5], 'FaceColor',[0 0 0]);
rectangle('Position',[287.5 -362.5 12.5 12.5], 'FaceColor',[1 1 1]);
rectangle('Position',[275 -375 12.5 12.5], 'FaceColor',[1 1 1]);
rectangle('Position',[287.5 -375 12.5 12.5], 'FaceColor',[1 1 1]);
rectangle('Position',[250 -387.5 12.5 12.5], 'FaceColor',[1 1 1]);
rectangle('Position',[262.5 -387.5 12.5 12.5], 'FaceColor',[1 1 1]);
rectangle('Position',[250 -400 12.5 12.5], 'FaceColor',[0 0 0]);
rectangle('Position',[262.5 -400 12.5 12.5], 'FaceColor',[0 0 0]);
rectangle('Position',[275 -387.5 12.5 12.5], 'FaceColor',[1 1 1]);
rectangle('Position',[287.5 -387.5 12.5 12.5], 'FaceColor',[1 1 1]);
rectangle('Position',[275 -400 12.5 12.5], 'FaceColor',[0 0 0]);
rectangle('Position',[287.5 -400 12.5 12.5], 'FaceColor',[0 0 0]);
rectangle('Position',[300 -312.5 12.5 12.5], 'FaceColor',[0 0 0]);
rectangle('Position',[312.5 -312.5 12.5 12.5], 'FaceColor',[0 0 0]);
rectangle('Position',[300 -325 12.5 12.5], 'FaceColor',[1 1 1]);
rectangle('Position',[312.5 -325 12.5 12.5], 'FaceColor',[1 1 1]);
rectangle('Position',[350 -312.5 12.5 12.5], 'FaceColor',[0 0 0]);
rectangle('Position',[362.5 -312.5 12.5 12.5], 'FaceColor',[0 0 0]);
rectangle('Position',[350 -325 12.5 12.5], 'FaceColor',[1 1 1]);
rectangle('Position',[362.5 -325 12.5 12.5], 'FaceColor',[1 1 1]);
rectangle('Position',[375 -312.5 12.5 12.5], 'FaceColor',[0 0 0]);
rectangle('Position',[387.5 -312.5 12.5 12.5], 'FaceColor',[0 0 0]);
rectangle('Position',[375 -325 12.5 12.5], 'FaceColor',[1 1 1]);
rectangle('Position',[387.5 -325 12.5 12.5], 'FaceColor',[0 0 0]);
rectangle('Position',[375 -337.5 12.5 12.5], 'FaceColor',[1 1 1]);
rectangle('Position',[387.5 -337.5 12.5 12.5], 'FaceColor',[0 0 0]);
rectangle('Position',[375 -350 12.5 12.5], 'FaceColor',[1 1 1]);
rectangle('Position',[387.5 -350 12.5 12.5], 'FaceColor',[0 0 0]);
rectangle('Position',[325 -362.5 12.5 12.5], 'FaceColor',[0 0 0]);
rectangle('Position',[337.5 -362.5 12.5 12.5], 'FaceColor',[0 0 0]);
rectangle('Position',[325 -375 12.5 12.5], 'FaceColor',[1 1 1]);
rectangle('Position',[337.5 -375 12.5 12.5], 'FaceColor',[1 1 1]);
rectangle('Position',[300 -387.5 12.5 12.5], 'FaceColor',[1 1 1]);
rectangle('Position',[312.5 -387.5 12.5 12.5], 'FaceColor',[1 1 1]);
rectangle('Position',[300 -400 12.5 12.5], 'FaceColor',[0 0 0]);
rectangle('Position',[312.5 -400 12.5 12.5], 'FaceColor',[0 0 0]);
rectangle('Position',[325 -387.5 12.5 12.5], 'FaceColor',[1 1 1]);
rectangle('Position',[337.5 -387.5 12.5 12.5], 'FaceColor',[1 1 1]);
rectangle('Position',[325 -400 12.5 12.5], 'FaceColor',[0 0 0]);
rectangle('Position',[337.5 -400 12.5 12.5], 'FaceColor',[0 0 0]);
rectangle('Position',[375 -362.5 12.5 12.5], 'FaceColor',[1 1 1]);
rectangle('Position',[387.5 -362.5 12.5 12.5], 'FaceColor',[0 0 0]);
rectangle('Position',[375 -375 12.5 12.5], 'FaceColor',[1 1 1]);
rectangle('Position',[387.5 -375 12.5 12.5], 'FaceColor',[0 0 0]);
rectangle('Position',[350 -387.5 12.5 12.5], 'FaceColor',[1 1 1]);
rectangle('Position',[362.5 -387.5 12.5 12.5], 'FaceColor',[1 1 1]);
rectangle('Position',[350 -400 12.5 12.5], 'FaceColor',[0 0 0]);
rectangle('Position',[362.5 -400 12.5 12.5], 'FaceColor',[0 0 0]);
rectangle('Position',[375 -387.5 12.5 12.5], 'FaceColor',[1 1 1]);
rectangle('Position',[387.5 -387.5 12.5 12.5], 'FaceColor',[0 0 0]);
rectangle('Position',[375 -400 12.5 12.5], 'FaceColor',[0 0 0]);
rectangle('Position',[387.5 -400 12.5 12.5], 'FaceColor',[0 0 0]);
X=[373.333,362.5,362.5,343.75,331.25,318.75,306.25,306.25,318.75,331.25,343.75,343.75,343.75,331.25,312.5,287.5,262.5,243.75,231.25,218.75,206.25,187.5,162.5,187.5,162.5,137.5,112.5,87.5,68.75,56.25,43.75,31.25,31.25,43.75,43.75,43.75,62.5,37.5,31.25,31.25,37.5,26.6667];
Y=[-26.6667,-37.5,-62.5,-81.25,-81.25,-81.25,-93.75,-106.25,-118.75,-118.75,-131.25,-143.75,-156.25,-168.75,-187.5,-212.5,-237.5,-256.25,-268.75,-268.75,-268.75,-262.5,-262.5,-237.5,-212.5,-187.5,-162.5,-162.5,-181.25,-193.75,-206.25,-218.75,-231.25,-243.75,-256.25,-268.75,-287.5,-312.5,-331.25,-343.75,-362.5,-373.333];
hold on;
plot(X,Y,'r');
plot(X,Y,'bo');
legend('1773.34','Location','southoutside');
